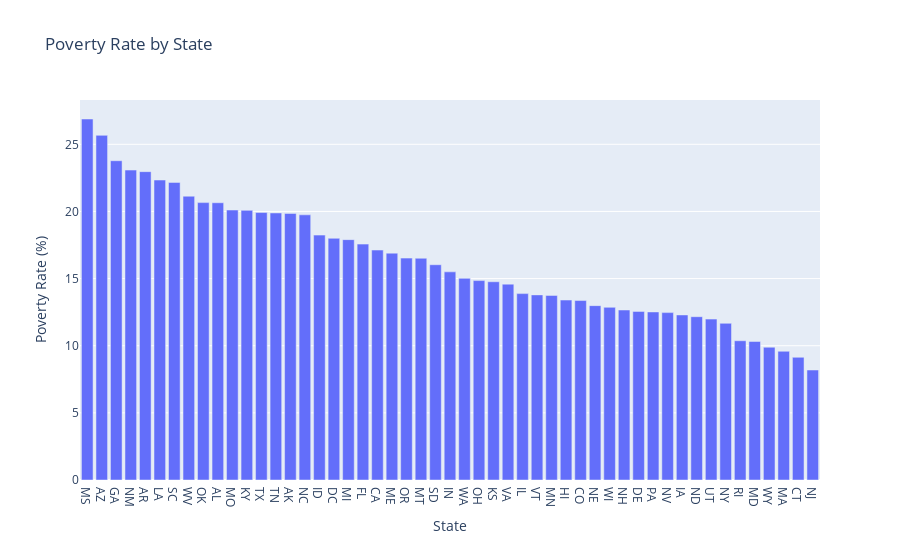

The notebook cell saved with this chart:
### Code cell
state_poverty = df_pct_poverty.groupby("geographic_area").agg({"poverty_rate" : pd.Series.mean})
state_poverty.sort_values(by="poverty_rate", ascending=False, inplace=True)

bar_chart = px.bar(state_poverty, x=state_poverty.index, y="poverty_rate", title="Poverty Rate by State")
bar_chart.update_layout(xaxis_title="State", yaxis_title="Poverty Rate (%)")

### Figure 1 — Plotly figure (JSON) as saved in the notebook; plotly's stock layout.template omitted (floating-point values rounded to 4 significant figures)
{"data": [{"alignmentgroup": "True", "hovertemplate": "geographic_area=%{x}<br>poverty_rate=%{y}<extra></extra>", "legendgroup": "", "marker": {"color": "#636efa", "pattern": {"shape": ""}}, "name": "", "offsetgroup": "", "orientation": "v", "showlegend": false, "textposition": "auto", "type": "bar", "x": ["MS", "AZ", "GA", "NM", "AR", "LA", "SC", "WV", "OK", "AL", "MO", "KY", "TX", "TN", "AK", "NC", "ID", "DC", "MI", "FL", "CA", "ME", "OR", "MT", "SD", "IN", "WA", "OH", "KS", "VA", "IL", "VT", "MN", "HI", "CO", "NE", "WI", "NH", "DE", "PA", "NV", "IA", "ND", "UT", "NY", "RI", "MD", "WY", "MA", "CT", "NJ"], "xaxis": "x", "y": [26.88, 25.67, 23.78, 23.08, 22.96, 22.34, 22.16, 21.13, 20.66, 20.65, 20.11, 20.08, 19.92, 19.89, 19.85, 19.75, 18.24, 18, 17.9, 17.57, 17.12, 16.89, 16.52, 16.51, 16.03, 15.5, 15.02, 14.85, 14.76, 14.59, 13.88, 13.79, 13.75, 13.4, 13.36, 12.98, 12.86, 12.66, 12.56, 12.52, 12.47, 12.29, 12.16, 11.98, 11.67, 10.37, 10.31, 9.888, 9.585, 9.138, 8.191], "yaxis": "y"}], "layout": {"barmode": "relative", "legend": {"tracegroupgap": 0}, "title": {"text": "Poverty Rate by State"}, "xaxis": {"anchor": "y", "domain": [0, 1], "title": {"text": "State"}}, "yaxis": {"anchor": "x", "domain": [0, 1], "title": {"text": "Poverty Rate (%)"}}}}
